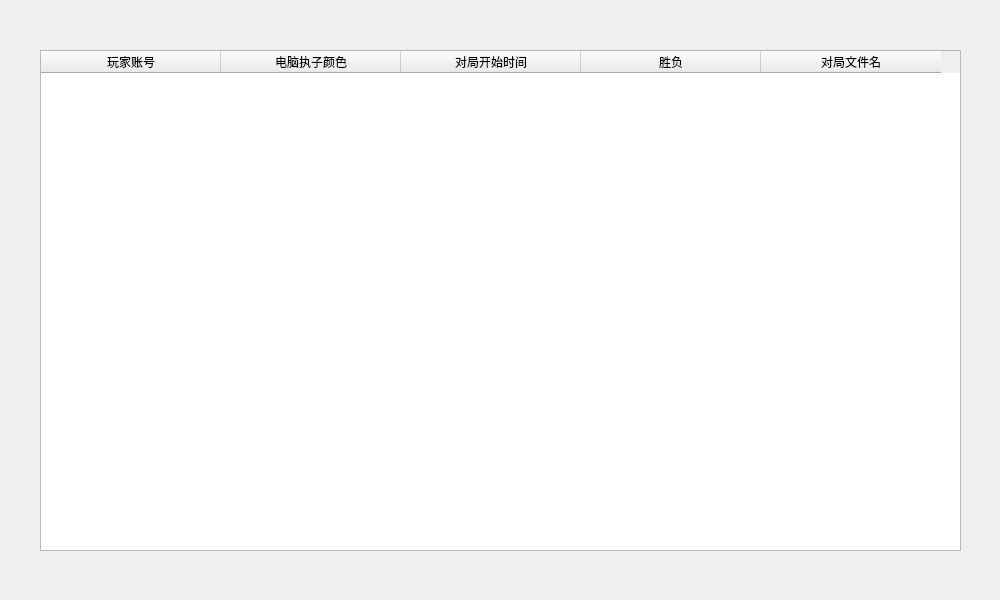
<?xml version="1.0" encoding="UTF-8"?>
<ui version="4.0">
 <class>record_2</class>
 <widget class="QWidget" name="record_2">
  <property name="geometry">
   <rect>
    <x>0</x>
    <y>0</y>
    <width>1000</width>
    <height>600</height>
   </rect>
  </property>
  <property name="windowTitle">
   <string>Form</string>
  </property>
  <widget class="QTableWidget" name="tableWidget">
   <property name="geometry">
    <rect>
     <x>40</x>
     <y>50</y>
     <width>921</width>
     <height>501</height>
    </rect>
   </property>
   <attribute name="horizontalHeaderDefaultSectionSize">
    <number>180</number>
   </attribute>
   <column>
    <property name="text">
     <string>玩家账号</string>
    </property>
   </column>
   <column>
    <property name="text">
     <string>电脑执子颜色</string>
    </property>
   </column>
   <column>
    <property name="text">
     <string>对局开始时间</string>
    </property>
   </column>
   <column>
    <property name="text">
     <string>胜负</string>
    </property>
   </column>
   <column>
    <property name="text">
     <string>对局文件名</string>
    </property>
   </column>
  </widget>
 </widget>
 <resources/>
 <connections/>
</ui>
